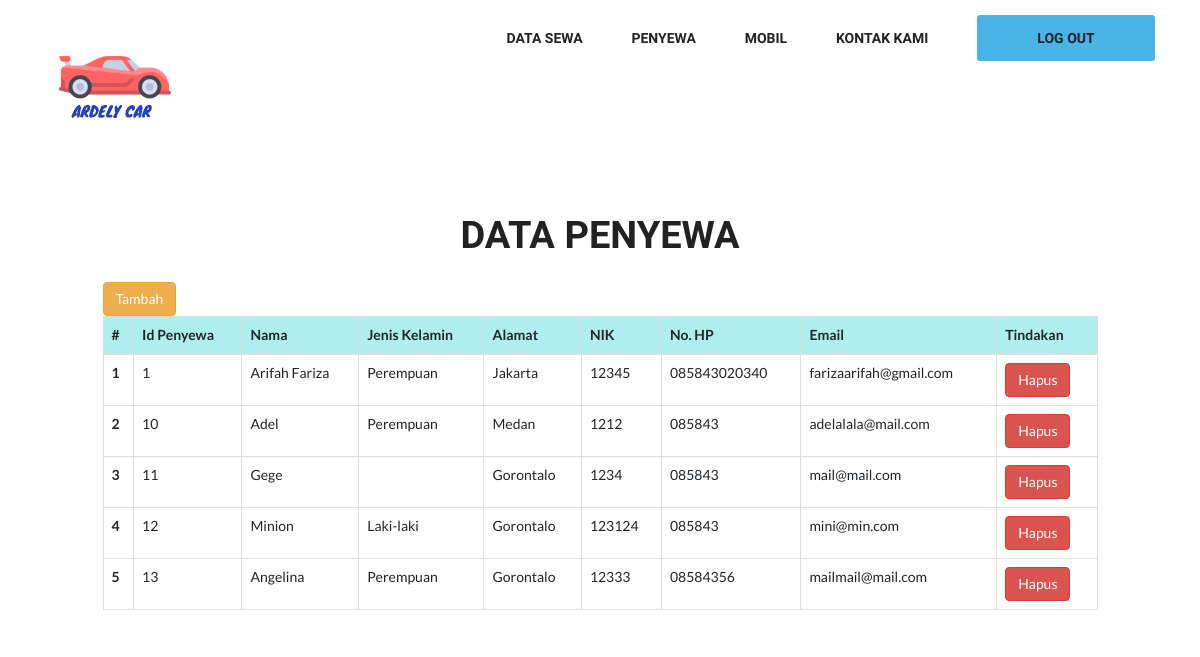
The page /halamanAdminDataPenyewa.php on the database its author committed.
### tables this page shows
CREATE TABLE `tb_penyewa` (
  `id_penyewa` int(5) NOT NULL,
  `nama` varchar(30) NOT NULL,
  `jk` varchar(10) NOT NULL,
  `alamat` varchar(50) NOT NULL,
  `nik` int(20) NOT NULL,
  `telepon_penyewa` varchar(20) NOT NULL,
  `email` varchar(30) NOT NULL
);

### halamanAdminDataPenyewa.php (the view, shortened to what this page needs)
<!DOCTYPE html>
<html>
<head>
    <link rel="stylesheet" href="https://stackpath.bootstrapcdn.com/bootstrap/4.3.1/css/bootstrap.min.css">
	<link href="css/bootstrap.css" rel="stylesheet" type="text/css">
	<link href="css/style.css" rel="stylesheet" type="text/css">
	<link href="css/linecons.css" rel="stylesheet" type="text/css">
	<link href="css/font-awesome.css" rel="stylesheet" type="text/css">
	<link href="css/responsive.css" rel="stylesheet" type="text/css">
	<link href="css/animate.css" rel="stylesheet" type="text/css">
</head>
<body>
	<header id="header_outer">
		<div class="container">
			<div class="header_section">
				<div class="logo"><a href="javascript:void(0)"><img src="img/logo.png" width="140" alt=""></a></div>
				<nav class="nav" id="nav">
					<ul class="">
						<li><a href="halamanAdmin.php">Data Sewa</a></li>
						<li><a href="halamanAdminDataPenyewa.php">Penyewa</a></li>
						<li><a href="halamanAdminDataMobil.php">Mobil</a></li>
						<li><a href="halamanAdminKontak.php">Kontak Kami</a></li>
						<li><a href="logout.php" class="learn_more2">Log out</a></li>
					</ul>
				</nav>
				<a class="res-nav_click animated wobble wow" href="javascript:void(0)"><i class="fa-bars"></i></a> </div>
		</div>
	</header>
	<div class="row" style="margin-top: 10px">
		<div class="col-md-1"></div>
		<div class="col-md-10">
			<h2>DATA PENYEWA</h2>
			<a href="FormTambahPenyewa.php" type="button" class="btn btn-warning">Tambah</a>
			<table class="table table-bordered" style="padding-top: 5 px">
			  <thead style="background-color: #AFEEEE">
			    <tr>
			      <th scope="col">#</th>
			      <th scope="col">Id Penyewa</th>
			      <th scope="col">Nama</th>
			      <th scope="col">Jenis Kelamin</th>
			      <th scope="col">Alamat</th>
			      <th scope="col">NIK</th>
			      <th scope="col">No. HP</th>
			      <th scope="col">Email</th>
			      <th scope="col">Tindakan</th>
			    </tr>
			  </thead>
			  <tbody>
			    <?php
			    include 'koneksi.php';
			    $no = 1;
			    $data = mysqli_query($koneksi,"select * from tb_penyewa");
			    while ($d = mysqli_fetch_array($data)) {
			    ?>
			    <tr>
			      <th scope="row"><?php echo $no++;  ?></th>
			      <td><?php echo $d['id_penyewa'];  ?></td>
			      <td><?php echo $d['nama'];  ?></td>
 			      <td><?php  echo $d['jk']; ?></td>
			      <td><?php   echo $d['alamat']; ?></td>
			      <td><?php   echo $d['nik']; ?></td>
			      <td><?php   echo $d['telepon_penyewa']; ?></td>
			      <td><?php   echo $d['email']; ?></td>
			      <td>
			      	<a href="fungsiHapusPenyewa.php?id_penyewa=<?php echo $d['id_penyewa']; ?>"type="button" class="btn btn-danger">Hapus</a>
			      </td>
			    </tr>
			    <?php }?>
			  </tbody>
			</table>
		</div>
		<div class="col-md-1"></div>
	</div>
</body>
</html>

### css/style.css (style rules this page uses)
ul { list-style:none; }
img { max-width:100%; }
a, a:hover, a:active { outline:0px !important }
body { background:#fff; font-family: 'Lato', sans-serif; font-size:14px; font-weight:normal; color:#888888; margin:0; }
h2 { font-size:38px; color:#222222; font-family:'Dosis'; font-weight:700; margin:35px 0 25px 0; text-align:center; text-transform:uppercase; }
#header_outer { background:#ffffff; padding:15px 0px; }
.header_section { position:relative; }
.logo { float:left; }
.nav { float:right; }
.nav ul { list-style:none; padding:0px; }
.nav ul li { display:inline-block; margin:0 23px; }
.nav ul li:last-child { margin:0 0 0 23px; }
.nav ul li a { display:block; font-size:14px; color:#222222; font-family:'Dosis'; text-decoration:none; text-transform:uppercase; font-weight: 600; transition:all 0.2s ease-in-out; -moz-transition:all 0.2s ease-in-out; -webkit-transition:all 0.2s ease-in-out; }
a.learn_more2 { font-family: 'Dosis'; display:block; font-size:16px; color:#ffffff; background:#49b5e7; width:178px; height:46px; line-height:46px; border-radius:3px; text-align:center; font-family:''Dosis''; text-transform:uppercase; font-weight: 600; transition:all 0.2s ease-in-out; -moz-transition:all 0.2s ease-in-out; -webkit-transition:all 0.2s ease-in-out; }

### rows shown on the page
tb_penyewa: id_penyewa "1", nama "Arifah Fariza", jk "Perempuan", alamat "Jakarta", nik "12345", telepon_penyewa "085843020340", email "farizaarifah@gmail.com"
tb_penyewa: id_penyewa "10", nama "Adel", jk "Perempuan", alamat "Medan", nik "1212", telepon_penyewa "085843", email "adelalala@mail.com"
tb_penyewa: id_penyewa "11", nama "Gege", alamat "Gorontalo", nik "1234", telepon_penyewa "085843", email "mail@mail.com"
tb_penyewa: id_penyewa "12", nama "Minion", jk "Laki-laki", alamat "Gorontalo", nik "123124", telepon_penyewa "085843", email "mini@min.com"
tb_penyewa: id_penyewa "13", nama "Angelina", jk "Perempuan", alamat "Gorontalo", nik "12333", telepon_penyewa "08584356", email "mailmail@mail.com"
